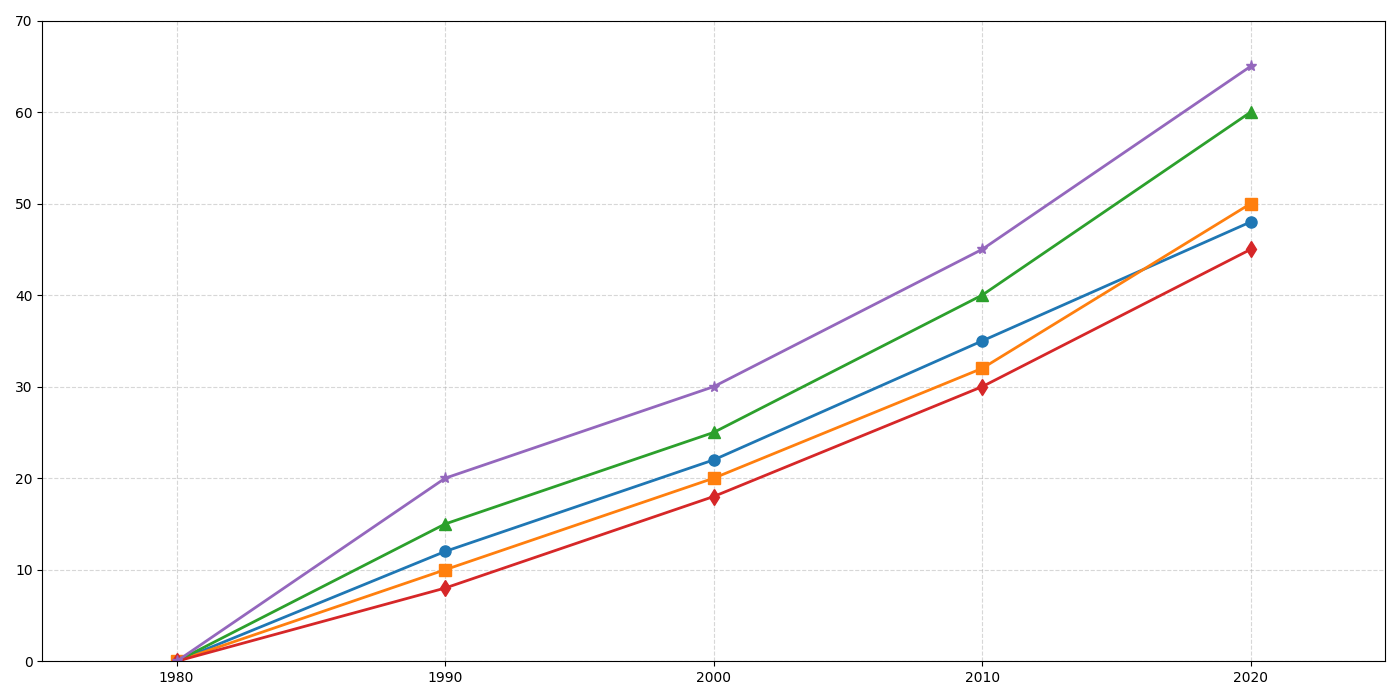

Reproduce this figure in Python.
import matplotlib.pyplot as plt
import numpy as np

# Data definition
decades = np.array([1980, 1990, 2000, 2010, 2020])
sea_levels_ny = np.array([0, 12, 22, 35, 48])
sea_levels_la = np.array([0, 10, 20, 32, 50])
sea_levels_miami = np.array([0, 15, 25, 40, 60])
sea_levels_tokyo = np.array([0, 8, 18, 30, 45])
sea_levels_mumbai = np.array([0, 20, 30, 45, 65])

# Create the figure and axes
fig, ax = plt.subplots(figsize=(14, 7))

# Plot the data
ax.plot(decades, sea_levels_ny, marker='o', linewidth=2, markersize=8)
ax.plot(decades, sea_levels_la, marker='s', linewidth=2, markersize=8)
ax.plot(decades, sea_levels_miami, marker='^', linewidth=2, markersize=8)
ax.plot(decades, sea_levels_tokyo, marker='d', linewidth=2, markersize=8)
ax.plot(decades, sea_levels_mumbai, marker='*', linewidth=2, markersize=8)

# Add grid
ax.grid(True, linestyle='--', alpha=0.5)

# Set ticks
plt.xticks(decades)
plt.yticks(np.arange(0, 71, 10))

# Set the limits for clarity
ax.set_xlim(1975, 2025)
ax.set_ylim(0, 70)

# Optimize layout
plt.tight_layout()

# Display the plot
plt.show()
